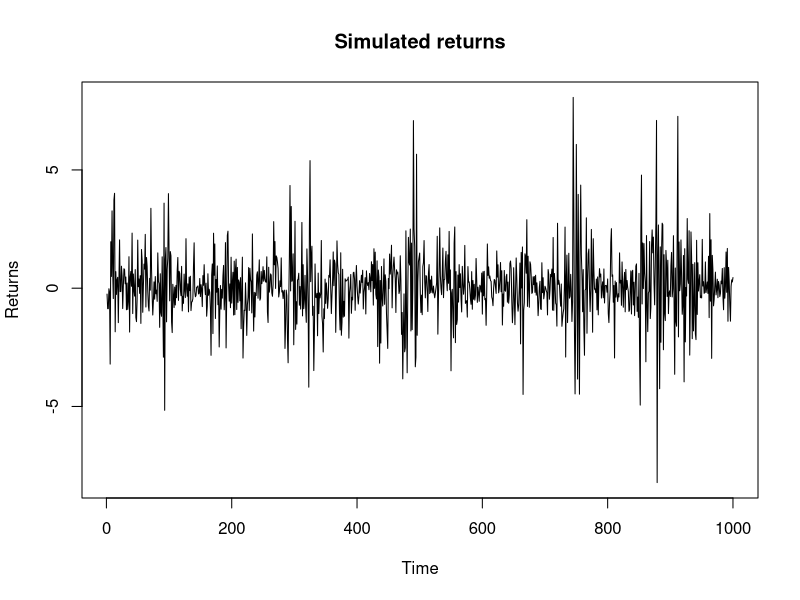

R code for this plot:
######Computational part#####

#####Simulation of SV model####

set.seed(123)

T = 1000
omega = 0
phi = 0.9
sigma2_eta = 0.25
sigma_eta = sqrt(0.25)

#Simulate latent volatilty process

h = rep(0,T)
h[1] = omega/(1-phi) #intial value, set to expetced value of h

#Loop over recursions
for(t in 2:T){
  h[t] = omega + phi * h[t-1] + rnorm(1,0,sigma_eta)
}

#Simulate returns y_t
y = exp(h/2) * rnorm(T)

#Plot the simulated data
plot(y,type = "l",main = "Simulated returns", xlab = "Time", ylab = "Returns")


